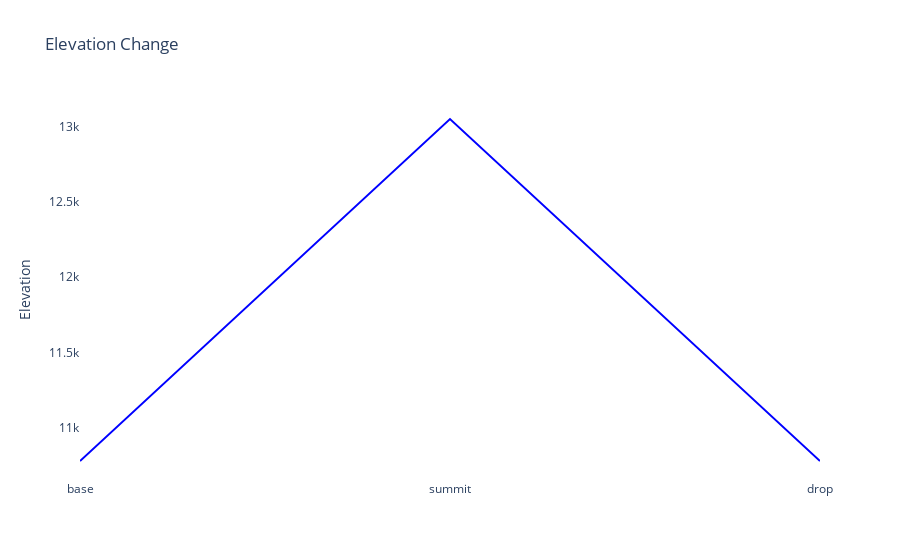

The cell this chart's notebook holds for it:
### Code cell
mountain_elevation("Arapahoe Basin")

### Figure 1 — Plotly figure (JSON) as saved in the notebook; plotly's stock layout.template omitted (floating-point values rounded to 4 significant figures)
{"data": [{"line": {"color": "blue"}, "mode": "lines", "type": "scatter", "x": ["base", "summit", "drop"], "y": [10780, 13050, 10780]}], "layout": {"plot_bgcolor": "white", "showlegend": false, "title": {"text": "Elevation Change"}, "yaxis": {"title": {"text": "Elevation"}}}}
